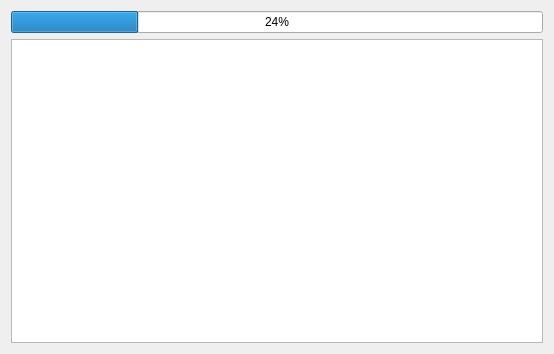
<?xml version="1.0" encoding="UTF-8"?>
<ui version="4.0">
 <class>ProgressDialog</class>
 <widget class="QDialog" name="ProgressDialog">
  <property name="geometry">
   <rect>
    <x>0</x>
    <y>0</y>
    <width>554</width>
    <height>354</height>
   </rect>
  </property>
  <property name="sizePolicy">
   <sizepolicy hsizetype="Expanding" vsizetype="Expanding">
    <horstretch>0</horstretch>
    <verstretch>0</verstretch>
   </sizepolicy>
  </property>
  <property name="windowTitle">
   <string>ProgressDialog</string>
  </property>
  <layout class="QGridLayout" name="gridLayout_2">
   <item row="0" column="0">
    <layout class="QVBoxLayout" name="verticalLayout">
     <item>
      <widget class="QProgressBar" name="progressBar">
       <property name="value">
        <number>24</number>
       </property>
       <property name="alignment">
        <set>Qt::AlignCenter</set>
       </property>
      </widget>
     </item>
     <item>
      <widget class="QTableWidget" name="tableWidget"/>
     </item>
    </layout>
   </item>
  </layout>
 </widget>
 <resources/>
 <connections/>
</ui>
